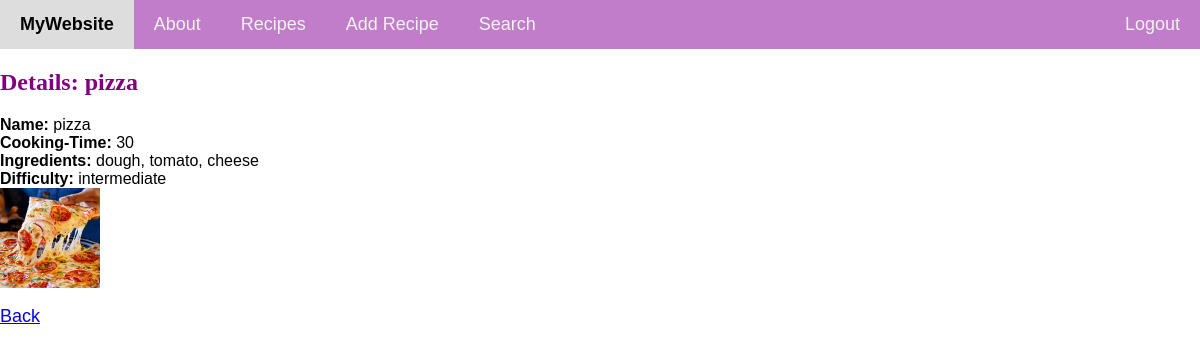
Screenshot of /recipes/1 (signed in) with the database file from the repository.
### recipes/models.py (models this page shows, shortened)
class Recipe(models.Model):
    ingredients = models.CharField(
        max_length=225, help_text="Enter the ingredients, separated by a comma"
    )
    cooking_time = models.IntegerField(help_text="Enter cooking time in minutes")
    name = models.CharField(max_length=100)
    pic = models.ImageField(upload_to="recipes", default='no_picture.jpg')
    def difficulty(self):
        if self.cooking_time < 10 and len(self.ingredients.split(',')) < 4:
            return 'easy'
        elif self.cooking_time < 10 and len(self.ingredients.split(',')) >= 4:
            return 'medium'
        elif self.cooking_time >= 10 and len(self.ingredients.split(',')) < 4:
            return 'intermediate'
        elif self.cooking_time >=10 and len(self.ingredients.split(',')) >=4:
            return 'hard'

### recipes/views.py (the view)
# urls.py: path("recipes/<pk>", RecipeDetailView.as_view(), name="detail"),
class RecipeDetailView(DetailView):                       #class-based view
   model = Recipe                                       #specify model
   template_name = 'recipes/recipes_detail.html'                 #specify template

### recipes/templates/recipes/recipes_detail.html (shortened to what this page needs)
{% load static %}
<!DOCTYPE html>
<html lang="en">
<head>
    <link rel="stylesheet" href="{% static 'style.css' %}">
    <div class="navbar">
        <a href="{% url 'recipes:home' %}" class="logo">MyWebsite</a>
            <a href="{% url 'recipes:about' %}">About</a>
            <a href="{% url 'recipes:list' %}">Recipes</a>
            <a href="{% url 'recipes:add_recipe' %}">Add Recipe</a>
            <a href="{% url 'recipes:records' %}">Search</a>
            <div class = "log">
            <a  href="{% url 'logout' %}">Logout</a>
            </div>
</div>
<h2>Details: {{object.name}}</h2>
<b>Name: </b> {{object.name}}  <br>
<b>Cooking-Time: </b> {{object.cooking_time}} <br>
<b>Ingredients: </b> {{object.ingredients}} <br>
<b> Difficulty: </b> {{object.difficulty}} <br>
<img src="{{object.pic.url}}" width="100" height="100" />
<br>
<br>
<a href ="{%url 'recipes:list' %}"> Back </a>

### recipes/static/style.css (style rules this page uses)
h2 { font-family: cursive; color: purple ; }
.navbar { background-color: #c17cca; overflow: hidden; }
.navbar a { float: left; display: block; color: #f2f2f2; text-align: center; padding: 14px 20px; text-decoration: none; }
.navbar .logo { font-weight: bold; font-size: 18px; }
a { font-size:18px; }
.log { float: right; }

### rows the page displays
Recipe: name "pizza", cooking_time "30", ingredients "dough, tomato, cheese", difficulty "intermediate", pic (picture)
